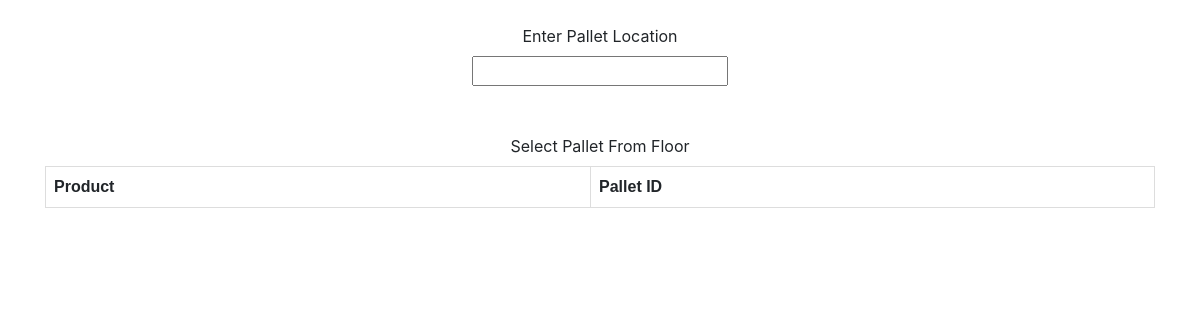
The app's page /search/pallet (signed in), older data.
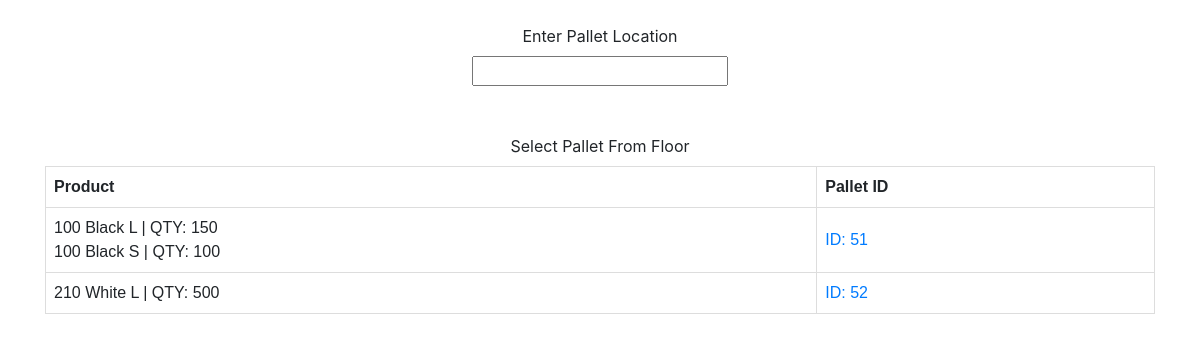
The same page, newer data.
### main/models.py (models this page shows, shortened)
class Products_On_Pallets(models.Model):
    product = models.ForeignKey(Product, on_delete=models.CASCADE)
    pallet = models.ForeignKey(Pallets, on_delete=models.CASCADE)
    qty = models.IntegerField(default=0)

class Product(models.Model):
    GTIN_number = models.CharField(max_length=50, primary_key=True)
    style = models.ForeignKey(Style, on_delete=models.CASCADE)
    color = models.ForeignKey(Color, on_delete=models.CASCADE)
    size = models.ForeignKey(Size, on_delete=models.CASCADE)
    carton_qty = models.ForeignKey(Carton_QTY,on_delete=models.CASCADE)
    def __str__(self):
        return str(self.style) + " " + str(self.color) + " " + str(self.size)

class Style(models.Model):
    style_id = models.IntegerField(primary_key=True)
    style_name = models.CharField(max_length=50)
    def __str__(self):
        return str(self.style_id)

class Color(models.Model):
    color_id = models.IntegerField(primary_key=True)
    color_name = models.CharField(max_length=50)
    def __str__(self):
        return self.color_name

class Size(models.Model):
    size_id = models.IntegerField(primary_key=True)
    size_name = models.CharField(max_length=4)
    def __str__(self):
        return self.size_name

class Pallets(models.Model):
    products = models.ManyToManyField(Product, through="Products_On_Pallets")
    location = models.CharField(max_length=50, default="Floor")

### main/views.py (the view)
# urls.py: path('search/pallet', views.search_pallet, name="searchpallet"),
def search_pallet(request):
    request.session["pallet_pk"] = ""
    context = {}
    context["floor_pallets"] = Pallets.objects.filter(location="Floor")
    floor_pallets_product = []
    for pallet in context["floor_pallets"]:
        product_list = Products_On_Pallets.objects.filter(pallet=pallet)
        floor_pallets_product.append((pallet,list(product_list)))
    context["floor_pallets_product"] = floor_pallets_product
    return verifyUser(request, render(request, 'main/search/pallet/search_pallet_search.html', context))

### main/views.py (called while the page is built)
def verifyUser(request, renderObj):
    if(request.user is None or request.user.is_authenticated == False):
        print("Redirecting!")
        return redirect("/accounts/login")
    else:
        print("Rendering!")
        return renderObj

### main/templates/main/search/pallet/search_pallet_search.html (shortened to what this page needs)
<!DOCTYPE html>
<html lang="en">
<head>
    <link rel="stylesheet" href="https://stackpath.bootstrapcdn.com/bootstrap/4.3.1/css/bootstrap.min.css">
</head>
<body>
<div class="container">
    <div class="row">
        <div class="col text-center">
           <form action="{% url 'searchpallet-barcode' %}", method = POST >
                <br>
              <label>Enter Pallet Location</label><br>
              <input type="text" id="value" name="value"><br><br>
            </form>
                <br>
              <label>Select Pallet From Floor</label><br>
                <table class="col text-center">
                    <tr>
                        <th>Product</th>
                        <th>Pallet ID</th>
                    </tr>
                    {% for pallet,prod in floor_pallets_product %}
                    <tr>
                        <td>
                            {% for p in prod %}
                            {{ p.product }}  |  QTY: {{ p.qty }}<br>
                            {% endfor %}
                        </td>
                        <td><a href="{% url 'searchpallet-detail' pallet.pk %}">ID: {{ pallet.pk }}</a></td>
                    </tr>
                    {% endfor %}
                </table>
        </div>
    </div>
</div>
</body>
</html>

Row changes from the older to the newer data that the page shows:
added Pallets: pk "51"
added Products_On_Pallets: product "100 Black L", qty "150", shown under "51"
added Products_On_Pallets: product "100 Black S", qty "100", shown under "51"
added Pallets: pk "52"
added Products_On_Pallets: product "210 White L", qty "500", shown under "52"
